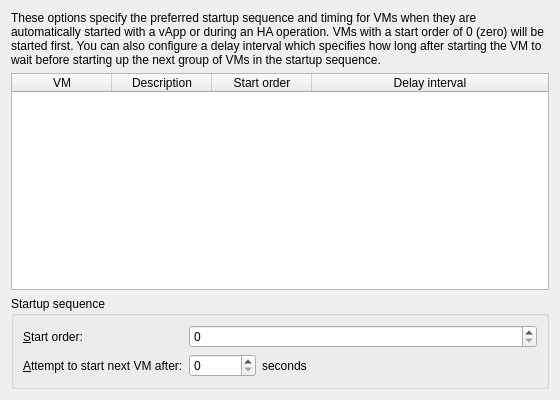
<?xml version="1.0" encoding="UTF-8"?>
<ui version="4.0">
 <class>VMApplianceStartOrderPage</class>
 <widget class="QWidget" name="VMApplianceStartOrderPage">
  <property name="geometry">
   <rect>
    <x>0</x>
    <y>0</y>
    <width>560</width>
    <height>400</height>
   </rect>
  </property>
  <layout class="QVBoxLayout" name="verticalLayout">
   <item>
    <widget class="QLabel" name="labelRubric">
     <property name="text">
      <string>These options specify the preferred startup sequence and timing for VMs when they are automatically started with a vApp or during an HA operation. VMs with a start order of 0 (zero) will be started first. You can also configure a delay interval which specifies how long after starting the VM to wait before starting up the next group of VMs in the startup sequence.</string>
     </property>
     <property name="wordWrap">
      <bool>true</bool>
     </property>
    </widget>
   </item>
   <item>
    <widget class="QTableWidget" name="tableVMs">
     <property name="editTriggers">
      <set>QAbstractItemView::NoEditTriggers</set>
     </property>
     <property name="selectionMode">
      <enum>QAbstractItemView::ExtendedSelection</enum>
     </property>
     <property name="selectionBehavior">
      <enum>QAbstractItemView::SelectRows</enum>
     </property>
     <property name="sortingEnabled">
      <bool>true</bool>
     </property>
     <attribute name="verticalHeaderVisible">
      <bool>false</bool>
     </attribute>
     <attribute name="horizontalHeaderStretchLastSection">
      <bool>true</bool>
     </attribute>
     <column>
      <property name="text">
       <string>VM</string>
      </property>
     </column>
     <column>
      <property name="text">
       <string>Description</string>
      </property>
     </column>
     <column>
      <property name="text">
       <string>Start order</string>
      </property>
     </column>
     <column>
      <property name="text">
       <string>Delay interval</string>
      </property>
     </column>
    </widget>
   </item>
   <item>
    <widget class="QGroupBox" name="startupSequenceGroupBox">
     <property name="title">
      <string>Startup sequence</string>
     </property>
     <layout class="QFormLayout" name="formLayout">
      <item row="0" column="0">
       <widget class="QLabel" name="labelStartOrder">
        <property name="text">
         <string>&amp;Start order:</string>
        </property>
        <property name="buddy">
         <cstring>spinOrder</cstring>
        </property>
       </widget>
      </item>
      <item row="0" column="1">
       <widget class="QSpinBox" name="spinOrder">
        <property name="maximum">
         <number>2147483647</number>
        </property>
       </widget>
      </item>
      <item row="1" column="0">
       <widget class="QLabel" name="labelStartDelay">
        <property name="text">
         <string>&amp;Attempt to start next VM after:</string>
        </property>
        <property name="buddy">
         <cstring>spinStartDelay</cstring>
        </property>
       </widget>
      </item>
      <item row="1" column="1">
       <layout class="QHBoxLayout" name="delayLayout">
        <item>
         <widget class="QSpinBox" name="spinStartDelay">
          <property name="maximum">
           <number>2147483647</number>
          </property>
         </widget>
        </item>
        <item>
         <widget class="QLabel" name="labelStartDelayUnits">
          <property name="text">
           <string>seconds</string>
          </property>
         </widget>
        </item>
        <item>
         <spacer name="delaySpacer">
          <property name="orientation">
           <enum>Qt::Horizontal</enum>
          </property>
          <property name="sizeHint" stdset="0">
           <size>
            <width>20</width>
            <height>10</height>
           </size>
          </property>
         </spacer>
        </item>
       </layout>
      </item>
     </layout>
    </widget>
   </item>
  </layout>
 </widget>
 <resources/>
 <connections/>
</ui>
